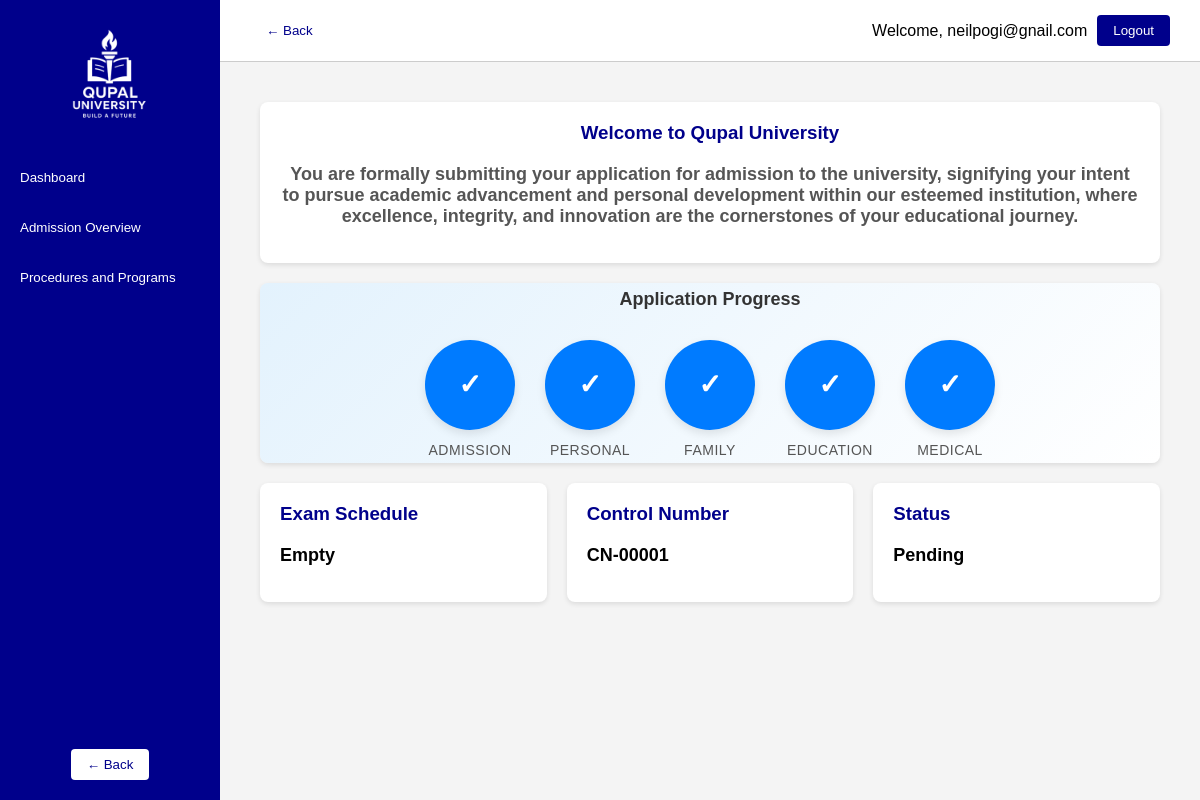
The page /userportal/userdashboard.php (signed in) on the database as committed earlier.
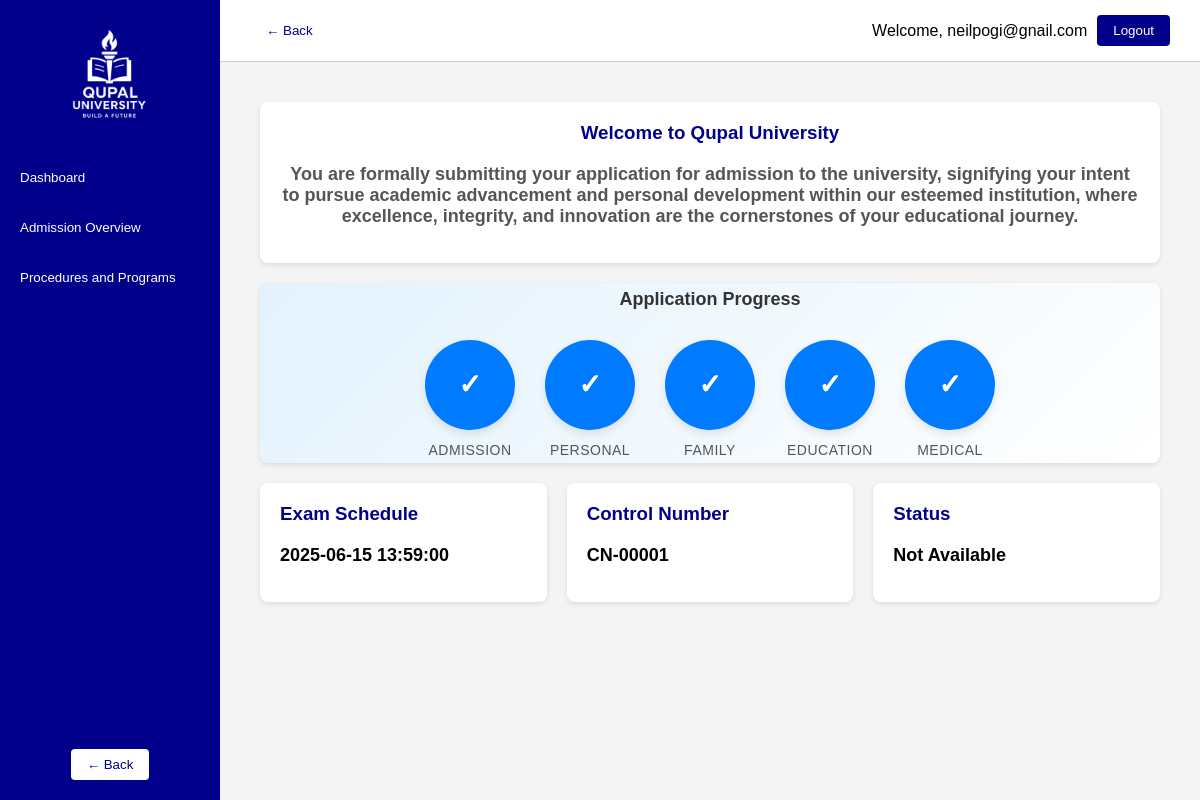
The same page on the database as committed later.
### tables this page shows
CREATE TABLE `application_status` (
  `username` varchar(255) NOT NULL,
  `status` int(11) NOT NULL DEFAULT 0,
  `grade_status` int(11) NOT NULL DEFAULT 0
);

CREATE TABLE `user_chosen_schedule` (
  `id` int(11) NOT NULL,
  `email` varchar(255) NOT NULL,
  `chosen_schedule` datetime NOT NULL,
  `selected_at` datetime DEFAULT current_timestamp(),
  `button_activate` tinyint(1) DEFAULT 0
);

### userportal/userdashboard.php (the view, shortened to what this page needs)
<?php
    include('..\php\connection.php');
    $email = $_SESSION['user'];
    $stmt = $conn->prepare("SELECT * FROM check_status WHERE username = ?");
    $stmt->bind_param("s", $email);
    $stmt->execute();
    $result = $stmt->get_result();
    $status = $result->fetch_assoc();
$sched_stmt = $conn->prepare("SELECT chosen_schedule FROM user_chosen_schedule WHERE email = ?");
$sched_stmt->bind_param("s", $email);
$sched_stmt->execute();
$sched_result = $sched_stmt->get_result();
$chosen_schedule = $sched_result->fetch_assoc()['chosen_schedule'] ?? 'Empty';
$control_number = $status['control_number'] ?? 'Finish the Application';
$app_stmt = $conn->prepare("SELECT status FROM application_status WHERE username = ?");
$app_stmt->bind_param("s", $email);
$app_stmt->execute();
$app_result = $app_stmt->get_result();
$app_row = $app_result->fetch_assoc();
$status_code = $app_row['status'] ?? null;
if ($status_code === null) {
    $application_status = 'Not Available';
} else {
    $application_status = match ((int)$status_code) {
        0 => 'Pending',
        1 => 'Accepted',
        2 => 'Rejected',
        default => 'Unknown',
    };
}
?>
<?php include('../php/useradmissionheader.php'); ?>
    <div class="content">
      <div class="hero-text">
  <div class="card3">
    <h3>Welcome to Qupal University</h3>
    <p> You are formally submitting your application for admission to the university, signifying your intent to pursue academic advancement and personal development within our esteemed institution, where excellence, integrity, and innovation are the cornerstones of your educational journey.</p>
  </div>
</div>
      <section class="hero">
        <div class="hero-text">
          <h2>Application Progress</h2>
      <div class="dashboard-container">
        <div class="circle-box">
          <div class="circle <?php echo $status['admission_info_completed'] ? 'completed' : ''; ?>">✓</div>
          <div class="circle-label">Admission</div>
        </div>
        <div class="circle-box">
          <div class="circle <?php echo $status['personal_info_completed'] ? 'completed' : ''; ?>">✓</div>
          <div class="circle-label">Personal</div>
        </div>
        <div class="circle-box">
          <div class="circle <?php echo $status['family_bg_completed'] ? 'completed' : ''; ?>">✓</div>
          <div class="circle-label">Family</div>
        </div>
        <div class="circle-box">
          <div class="circle <?php echo $status['education_bg_completed'] ? 'completed' : ''; ?>">✓</div>
          <div class="circle-label">Education</div>
        </div>
        <div class="circle-box">
          <div class="circle <?php echo $status['med_his_info_completed'] ? 'completed' : ''; ?>">✓</div>
          <div class="circle-label">Medical</div>
        </div>
      </div>
        </div>
      </section>
      <div class="dashboard-cards">
  <div class="card">
    <h3>Exam Schedule</h3>
    <p><?php echo htmlspecialchars($chosen_schedule); ?></p>
  </div>
  <div class="card">
    <h3>Control Number</h3>
    <p><?php echo htmlspecialchars($control_number ?: 'Finish the Application'); ?></p>
  </div>
  <div class="card">
    <h3>Status</h3>
    <p><?php echo htmlspecialchars($application_status); ?></p>
  </div>
</div>
    </div>
  </div>
</body>
</html>

Rows that differ between the two databases and show on the page:
removed application_status: status "Pending"
added user_chosen_schedule: chosen_schedule "2025-06-15 13:59:00"
Other text that changed with them:
$application_status: (not shown) → "Not Available"
$chosen_schedule: "Empty" → (not shown)
